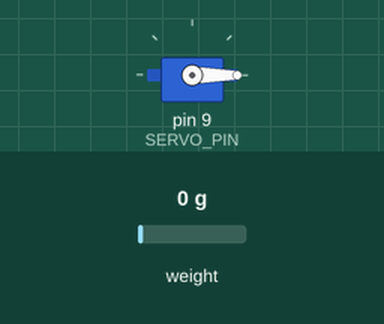
Recording of a sketch running on a simulated Arduino Uno, built with avr-gcc and run on an emulated ATmega328P. Shown: servo. The inputs (shaded band) are chosen by the test bench; at power-on: weight on the scale 0 g. What the sketch prints to the serial monitor is not drawn.

Above: at 2.2 s.
2.3 s: weight on the scale set to 230 g
3.8 s: weight on the scale set to 274 g
At 5.2 s:
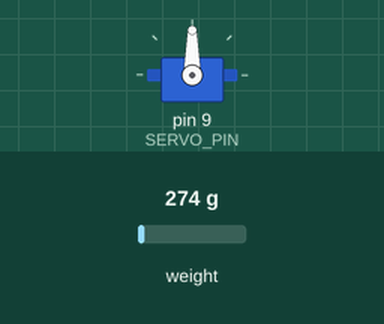
5.5 s: weight on the scale set to 55 g
7.0 s: weight on the scale set to 45 g
At 7.7 s:
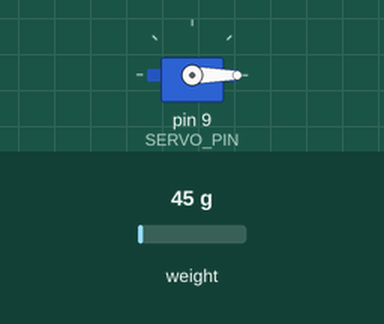
8.5 s: weight on the scale set to 1250 g
At 8.9 s:
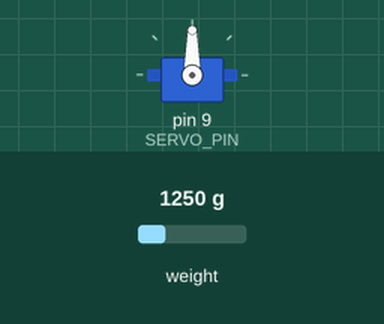
Timing chart, 0 to 11.0 s (numbered marks = the images above; inputs shaded):
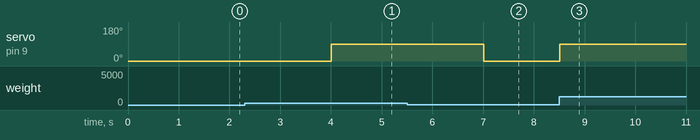

Measured:
- the behaviour switches between 250 and 251 g on weight on the scale (found by bisection; images 0 and 1)
- the behaviour switches between 50 and 49 g on weight on the scale (found by bisection; images 1 and 2)
- after the input at 2.3 s, every drawn part: stays the same
- after the input at 3.8 s, servo on pin 9 (SERVO_PIN): 0° → 90° after 0.20 s
- after the input at 5.5 s, every drawn part: stays the same
- after the input at 7.0 s, servo on pin 9 (SERVO_PIN): 90° → 0° at once
- after the input at 8.5 s, servo on pin 9 (SERVO_PIN): 0° → 90° at once

The sketch:

sensor_loadcell_405.ino
```cpp
// snippet: sensor_loadcell_405
// tags: hx711, servo
// boards: avr, megaavr, nano33iot, rp2040
// not-tags: romi32u4
// library: HX711, Servo
// description: Trigger a servo on pin 9 to open a gate (90°) when HX711 (DOUT=3, CLK=4) weight exceeds 250 g, an…
// prompts: trigger, servo, (90°), hx711, (dout=3, clk=4)
// verified: compile-only
// source: kd-generated (id 405)
// exact-include: HX711.h, Servo.h

#include <HX711.h>
#include <Servo.h>

#define DOUT_PIN 3
#define CLK_PIN  4
#define SERVO_PIN 9

Servo gateServo;
HX711 scale;
unsigned long prevMs = 0;
const unsigned long CHECK_INTERVAL = 100;  // Check weight every 100ms

void setup() {
  Serial.begin(9600);
  gateServo.attach(SERVO_PIN);
  gateServo.write(0);  // Start with gate closed
  scale.begin(DOUT_PIN, CLK_PIN);
  scale.set_scale(2280.0);  // Calibrate with known weight
  scale.tare();  // HX711: zero the scale (averaged reading -> offset)
  Serial.println("Scale ready — place weight");
}

void loop() {
  unsigned long now = millis();
  if (now - prevMs >= CHECK_INTERVAL) {
    prevMs = now;

    if (scale.is_ready()) {
      float grams = scale.get_units(5);  // HX711: averaged reading in units (after tare + set_scale)
      Serial.print("weight: ");
      Serial.println(grams);

      if (grams > 250) {
        gateServo.write(90);  // Open gate
      } else if (grams < 50) {
        gateServo.write(0);  // Close gate
      }
    }
  }
}
```
